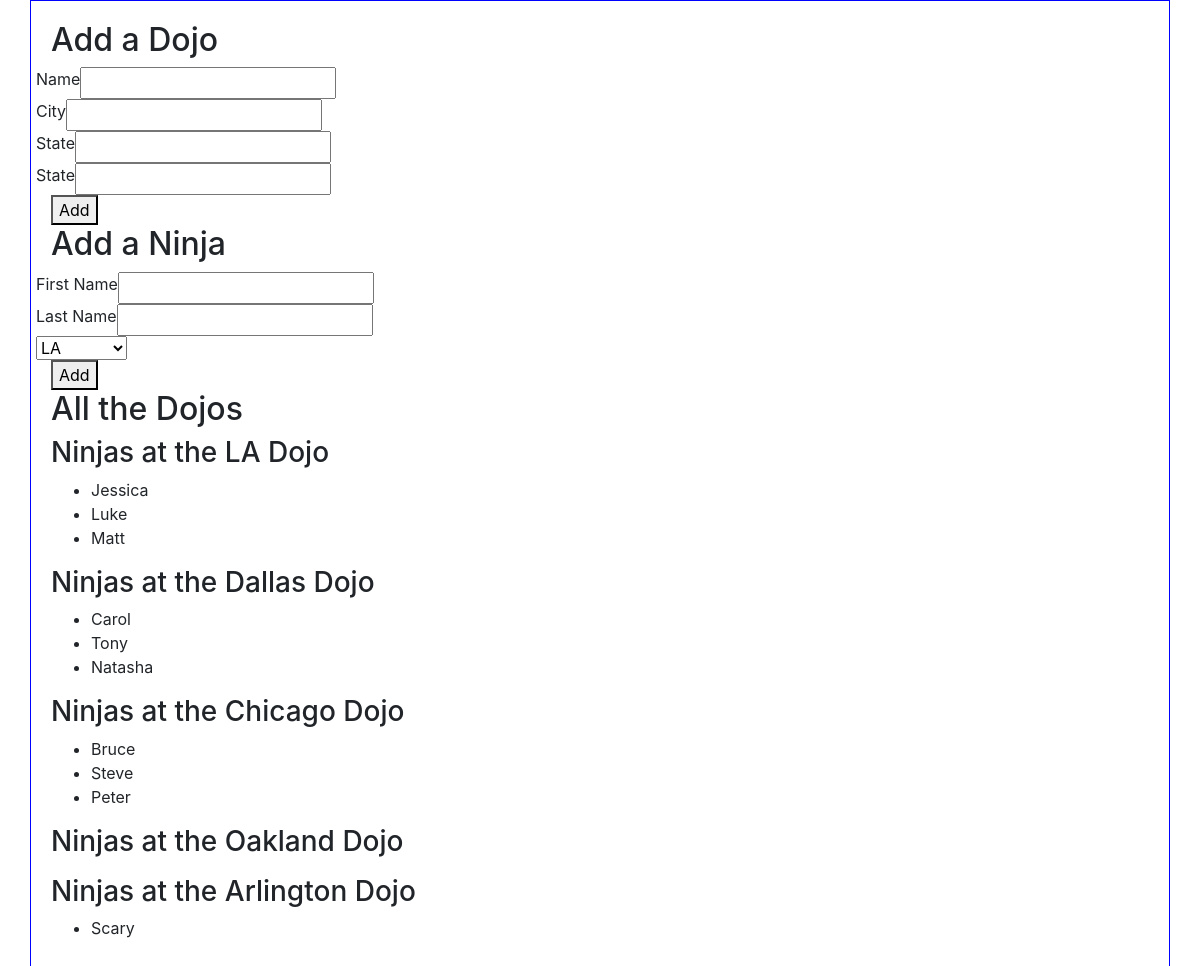
The page / on the database its author committed.
### dojo_ninjas_app/models.py (models this page shows, shortened)
class Dojo(models.Model):
    name = models.CharField(max_length=255)
    city = models.CharField(max_length=255)
    state = models.CharField(max_length=2)
    desc = models.CharField(max_length=255)
    created_at = models.DateTimeField(auto_now_add=True)
    updated_at = models.DateTimeField(auto_now=True)

class Ninja(models.Model):
    dojo_id = models.ForeignKey(Dojo, related_name="ninjas", on_delete = models.CASCADE)
    first_name = models.CharField(max_length=255)
    last_name = models.CharField(max_length=255)
    created_at = models.DateTimeField(auto_now_add=True)
    updated_at = models.DateTimeField(auto_now=True)

### dojo_ninjas_app/views.py (the view)
# urls.py: path('', views.index),
def index(request):
    context = {
        "dojos" : Dojo.objects.all(),
    }
    return render(request, "index.html", context)

### dojo_ninjas_app/templates/index.html (shortened to what this page needs)
<!DOCTYPE html>
<html lang="en">
<head>
    <link rel="stylesheet" href="https://stackpath.bootstrapcdn.com/bootstrap/4.5.0/css/bootstrap.min.css">
    {% load static %}
    <link rel="stylesheet" href="{% static 'css/ninja_app.css' %}">
</head>
<body>
    <div class="wrapper">
        <div class="dojo_form">
            <h2>Add a Dojo</h2>
            <form action="/new_dojo" method="post">
                <div class="row">
                    <label for="dojo_name">Name</label>
                    <input type="text" id="dojo_name" name="name">
                </div>
                <div class="row">
                    <label for="dojo_city">City</label>
                    <input type="text" id="dojo_city" name="city">
                </div>
                <div class="row">
                    <label for="dojo_state">State</label>
                    <input type="text" id="dojo_state" name="state">
                </div>
                <div class="row">
                    <label for="dojo_desc">State</label>
                    <input type="text" id="dojo_desc" name="desc">
                </div>
                <button type="submit">Add</button>
            </form>
        </div>
        <div class="ninja_form">
            <h2>Add a Ninja</h2>
            <form action="/new_ninja" method="post">
                <div class="row">
                    <label for="first_name">First Name</label>
                    <input type="text" id="first_name" name="first_name">
                </div>
                <div class="row">
                    <label for="last_name">Last Name</label>
                    <input type="text" id="last_name" name="last_name">
                </div>
                <div class="row">
                    <select name="dojo_id" id="dojo_id">
                        {% for dojo in dojos %}
                        <option value="{{dojo.id}}">{{dojo.name}}</option>
                        {% endfor %}
                    </select>
                </div>
                <button type="submit">Add</button>
            </form>
        </div>
        <div class="lower">
            <h2>All the Dojos</h2>
            {% for dojo in dojos %}
            <h3>Ninjas at the {{dojo.name}} Dojo</h3>
            <ul>
                {% for ninja in dojo.ninjas.all %}
                <li>{{ninja.first_name}}</li>
                {% endfor %}
            </ul>
            {% endfor %}
        </div>
    </div>
</body>
</html>

### dojo_ninjas_app/static/css/ninja_app.css (style rules this page uses)
.wrapper { width: 95%; border: 1px solid blue; padding: 20px; margin: auto; }

### rows shown on the page
Dojo: name "LA"
Ninja: first_name "Jessica"
Ninja: first_name "Luke"
Ninja: first_name "Matt"
Dojo: name "Dallas"
Ninja: first_name "Carol"
Ninja: first_name "Tony"
Ninja: first_name "Natasha"
Dojo: name "Chicago"
Ninja: first_name "Bruce"
Ninja: first_name "Steve"
Ninja: first_name "Peter"
Dojo: name "Oakland"
Dojo: name "Arlington"
Ninja: first_name "Scary"

### other values the page prints
form field dojo_id "LA"
